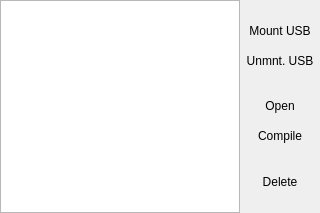
<ui version="4.0" >
 <class>FileManager</class>
 <widget class="QWidget" name="FileManager" >
  <property name="geometry" >
   <rect>
    <x>0</x>
    <y>0</y>
    <width>320</width>
    <height>213</height>
   </rect>
  </property>
  <property name="minimumSize" >
   <size>
    <width>320</width>
    <height>213</height>
   </size>
  </property>
  <property name="maximumSize" >
   <size>
    <width>320</width>
    <height>213</height>
   </size>
  </property>
  <property name="windowTitle" >
   <string>Form</string>
  </property>
  <layout class="QHBoxLayout" >
   <property name="spacing" >
    <number>0</number>
   </property>
   <property name="leftMargin" >
    <number>0</number>
   </property>
   <property name="topMargin" >
    <number>0</number>
   </property>
   <property name="rightMargin" >
    <number>0</number>
   </property>
   <property name="bottomMargin" >
    <number>0</number>
   </property>
   <item>
    <widget class="QListView" name="ui_directoryBrowser" >
     <property name="minimumSize" >
      <size>
       <width>200</width>
       <height>0</height>
      </size>
     </property>
     <property name="font" >
      <font>
       <pointsize>12</pointsize>
      </font>
     </property>
    </widget>
   </item>
   <item>
    <layout class="QVBoxLayout" >
     <property name="spacing" >
      <number>0</number>
     </property>
     <item>
      <spacer>
       <property name="orientation" >
        <enum>Qt::Vertical</enum>
       </property>
       <property name="sizeHint" >
        <size>
         <width>20</width>
         <height>40</height>
        </size>
       </property>
      </spacer>
     </item>
     <item>
      <widget class="QPushButton" name="ui_mountButton" >
       <property name="minimumSize" >
        <size>
         <width>80</width>
         <height>30</height>
        </size>
       </property>
       <property name="maximumSize" >
        <size>
         <width>80</width>
         <height>30</height>
        </size>
       </property>
       <property name="styleSheet" >
        <string>QPushButton{
border:0px;
background-image:url(:/actions/rivet80x30L.png);
color:black;
}
QPushButton:pressed{
border:0px;
background-image:url(:/actions/rivet80x30D.png);
color:white;
}</string>
       </property>
       <property name="text" >
        <string>Mount USB</string>
       </property>
      </widget>
     </item>
     <item>
      <widget class="QPushButton" name="ui_unmountButton" >
       <property name="minimumSize" >
        <size>
         <width>80</width>
         <height>30</height>
        </size>
       </property>
       <property name="maximumSize" >
        <size>
         <width>80</width>
         <height>30</height>
        </size>
       </property>
       <property name="styleSheet" >
        <string>QPushButton{
border:0px;
background-image:url(:/actions/rivet80x30L.png);
color:black;
}
QPushButton:pressed{
border:0px;
background-image:url(:/actions/rivet80x30D.png);
color:white;
}</string>
       </property>
       <property name="text" >
        <string>Unmnt. USB</string>
       </property>
      </widget>
     </item>
     <item>
      <spacer>
       <property name="orientation" >
        <enum>Qt::Vertical</enum>
       </property>
       <property name="sizeHint" >
        <size>
         <width>20</width>
         <height>40</height>
        </size>
       </property>
      </spacer>
     </item>
     <item>
      <widget class="QPushButton" name="ui_openButton" >
       <property name="minimumSize" >
        <size>
         <width>80</width>
         <height>30</height>
        </size>
       </property>
       <property name="maximumSize" >
        <size>
         <width>80</width>
         <height>30</height>
        </size>
       </property>
       <property name="styleSheet" >
        <string>QPushButton{
border:0px;
background-image:url(:/actions/rivet80x30L.png);
color:black;
}
QPushButton:pressed{
border:0px;
background-image:url(:/actions/rivet80x30D.png);
color:white;
}</string>
       </property>
       <property name="text" >
        <string>Open</string>
       </property>
      </widget>
     </item>
     <item>
      <widget class="QPushButton" name="ui_compileButton" >
       <property name="minimumSize" >
        <size>
         <width>80</width>
         <height>30</height>
        </size>
       </property>
       <property name="maximumSize" >
        <size>
         <width>80</width>
         <height>30</height>
        </size>
       </property>
       <property name="styleSheet" >
        <string>QPushButton{
border:0px;
background-image:url(:/actions/rivet80x30L.png);
color:black;
}
QPushButton:pressed{
border:0px;
background-image:url(:/actions/rivet80x30D.png);
color:white;
}</string>
       </property>
       <property name="text" >
        <string>Compile</string>
       </property>
      </widget>
     </item>
     <item>
      <spacer>
       <property name="orientation" >
        <enum>Qt::Vertical</enum>
       </property>
       <property name="sizeHint" >
        <size>
         <width>20</width>
         <height>40</height>
        </size>
       </property>
      </spacer>
     </item>
     <item>
      <widget class="QPushButton" name="ui_deleteButton" >
       <property name="minimumSize" >
        <size>
         <width>80</width>
         <height>30</height>
        </size>
       </property>
       <property name="maximumSize" >
        <size>
         <width>80</width>
         <height>30</height>
        </size>
       </property>
       <property name="styleSheet" >
        <string>QPushButton{
border:0px;
background-image:url(:/actions/rivet80x30L.png);
color:black;
}
QPushButton:pressed{
border:0px;
background-image:url(:/actions/rivet80x30D.png);
color:white;
}</string>
       </property>
       <property name="text" >
        <string>Delete</string>
       </property>
      </widget>
     </item>
     <item>
      <spacer>
       <property name="orientation" >
        <enum>Qt::Vertical</enum>
       </property>
       <property name="sizeHint" >
        <size>
         <width>20</width>
         <height>40</height>
        </size>
       </property>
      </spacer>
     </item>
    </layout>
   </item>
  </layout>
 </widget>
 <resources/>
 <connections/>
</ui>
